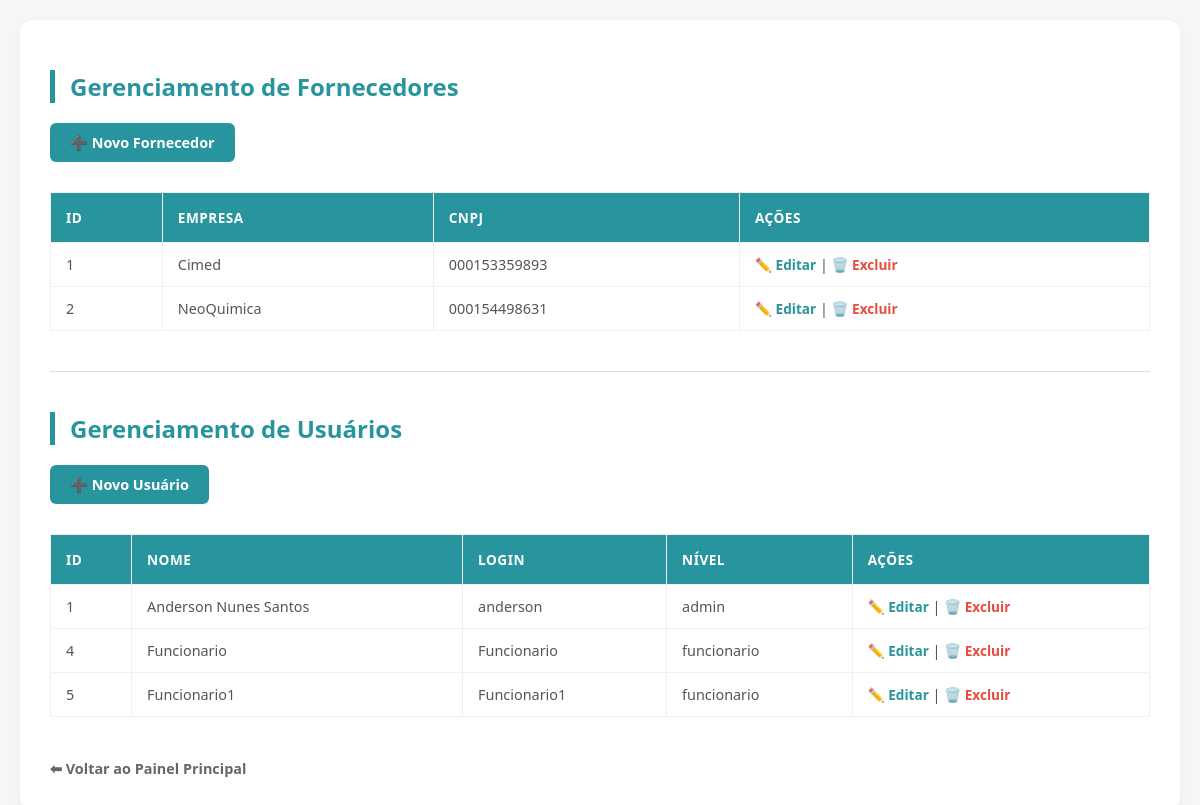
/frontend/listas_users_fornecedores.php (signed in), run on the app's committed database.
### tables this page shows
CREATE TABLE `fornecedores` (
  `id_fornecedor` int(11) NOT NULL,
  `nome_empresa` varchar(100) NOT NULL,
  `cnpj` varchar(20) NOT NULL
);

CREATE TABLE `usuarios` (
  `id_usuario` int(11) NOT NULL,
  `nome` varchar(100) NOT NULL,
  `login` varchar(50) NOT NULL,
  `senha` varchar(255) NOT NULL,
  `nivel` enum('admin','funcionario') DEFAULT 'funcionario'
);

### frontend/listas_users_fornecedores.php (the view, shortened to what this page needs)
<?php
require_once '../conexao/conexao.php';
?>
<!DOCTYPE html>
<html lang="pt-br">
<head>
    <link rel="stylesheet" href="../css/listas_users_fornecedores.css">
</head>
<body>
    <div class="container">
        <h2>Gerenciamento de Fornecedores</h2>
        <a href="fornecedor_cad.php" class="btn">➕ Novo Fornecedor</a>
        <table border="1" style="width:100%; margin-top:20px;">
            <thead>
                <tr>
                    <th>ID</th>
                    <th>Empresa</th>
                    <th>CNPJ</th>
                    <th>Ações</th>
                </tr>
            </thead>
            <tbody>
                <?php
                $sqlF = "SELECT * FROM fornecedores ORDER BY nome_empresa ASC";
                $resF = $conn->query($sqlF);
                while ($f = $resF->fetch_assoc()) {
                    echo "<tr>";
                    echo "<td>{$f['id_fornecedor']}</td>";
                    echo "<td>" . htmlspecialchars($f['nome_empresa']) . "</td>";
                    echo "<td>" . htmlspecialchars($f['cnpj']) . "</td>";
                    echo "<td>
                            <a href='fornecedor_editar.php?id={$f['id_fornecedor']}'>✏️ Editar</a> |
                            <a href='../backend/fornecedor_delete.php?id={$f['id_fornecedor']}' onclick='return confirm(\"Excluir?\")'>🗑️ Excluir</a>
                          </td>";
                    echo "</tr>";
                }
                ?>
            </tbody>
        </table>
        <hr style="margin: 40px 0;">
        <h2>Gerenciamento de Usuários</h2>
        <a href="usuario_cad.php" class="btn">➕ Novo Usuário</a>
        <table border="1" style="width:100%; margin-top:20px;">
            <thead>
                <tr>
                    <th>ID</th>
                    <th>Nome</th>
                    <th>Login</th>
                    <th>Nível</th>
                    <th>Ações</th>
                </tr>
            </thead>
            <tbody>
                <?php
                $sqlU = "SELECT * FROM usuarios ORDER BY nome ASC";
                $resU = $conn->query($sqlU);
                while ($u = $resU->fetch_assoc()) {
                    echo "<tr>";
                    echo "<td>{$u['id_usuario']}</td>";
                    echo "<td>" . htmlspecialchars($u['nome']) . "</td>";
                    echo "<td>" . htmlspecialchars($u['login']) . "</td>";
                    echo "<td>" . htmlspecialchars($u['nivel']) . "</td>";
                    echo "<td>
                            <a href='usuario_editar.php?id={$u['id_usuario']}'>✏️ Editar</a> |
                            <a href='../backend/usuario_delete.php?id={$u['id_usuario']}' onclick='return confirm(\"Excluir?\")'>🗑️ Excluir</a>
                          </td>";
                    echo "</tr>";
                }
                ?>
            </tbody>
        </table>
        <br>
        <a href="tela_admin.php">⬅ Voltar ao Painel Principal</a>
    </div>
</body>
</html>

### css/listas_users_fornecedores.css (style rules this page uses)
:root { --primary-color: #28959E; --primary-hover: #1f767d; --bg-body: #f4f7f6; --text-dark: #333; --white: #ffffff; --border-gray: #ddd; --danger-color: #e74c3c; --danger-hover: #c0392b; }
body { font-family: 'Segoe UI', Arial, sans-serif; background-color: var(--bg-body); margin: 0; padding: 20px; color: var(--text-dark); }
.container { max-width: 1100px; margin: 0 auto; background: var(--white); padding: 30px; border-radius: 12px; box-shadow: 0 4px 10px rgba(0, 0, 0, 0.05); }
h2 { color: var(--primary-color); font-size: 1.5rem; margin-bottom: 20px; border-left: 5px solid var(--primary-color); padding-left: 15px; }
hr { border: 0; border-top: 1px solid var(--border-gray); margin: 40px 0; }
.btn { display: inline-block; background-color: var(--primary-color); color: white; text-decoration: none; padding: 10px 20px; border-radius: 6px; font-weight: bold; font-size: 0.9rem; transition: background 0.3s, transform 0.2s; margin-bottom: 10px; }
table { width: 100%; border-collapse: collapse; margin-top: 10px; background-color: var(--white); overflow: hidden; border: none !important; }
thead { background-color: var(--primary-color); color: white; }
th { padding: 15px; text-align: left; font-size: 0.85rem; text-transform: uppercase; letter-spacing: 0.5px; }
td { padding: 12px 15px; border-bottom: 1px solid #f0f0f0; font-size: 0.9rem; color: #555; }
td a { text-decoration: none; font-weight: bold; font-size: 0.85rem; transition: color 0.2s; }
td a[href*="editar"] { color: var(--primary-color); }
td a[href*="delete"] { color: var(--danger-color); }
a[href="tela_admin.php"] { display: inline-block; margin-top: 20px; text-decoration: none; color: #666; font-weight: 600; font-size: 0.9rem; transition: color 0.3s; }

### data on the page
fornecedores: id_fornecedor "1", nome_empresa "Cimed", cnpj "000153359893"
fornecedores: id_fornecedor "2", nome_empresa "NeoQuimica", cnpj "000154498631"
usuarios: id_usuario "1", nome "Anderson Nunes Santos", login "anderson", nivel "admin"
usuarios: id_usuario "4", nome "Funcionario", login "Funcionario", nivel "funcionario"
usuarios: id_usuario "5", nome "Funcionario1", login "Funcionario1", nivel "funcionario"
